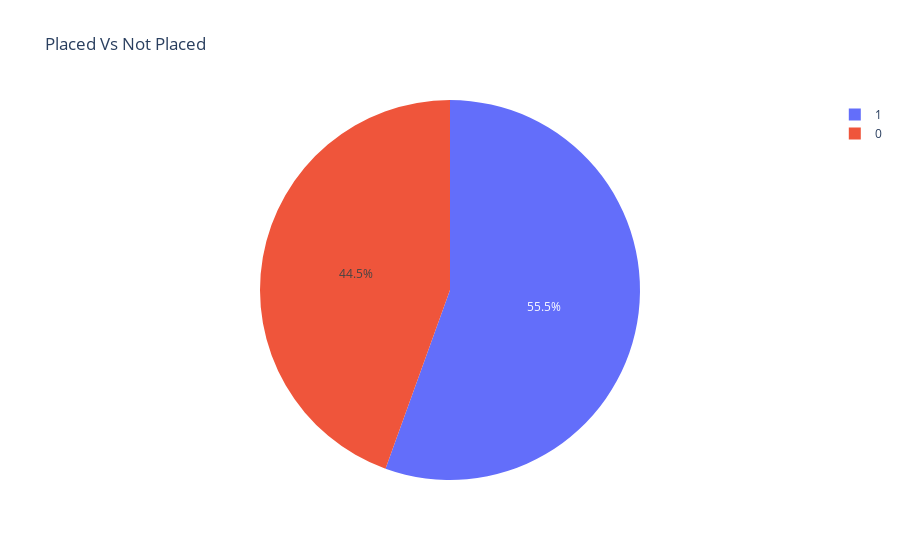

Source (notebook cell):
### Code cell
figure = px.pie(dataframe, values=dataframe['PlacedOrNot'].value_counts().values, names=dataframe['PlacedOrNot'].value_counts().index, title='Placed Vs Not Placed')  
figure.show()

### Figure 1 — Plotly figure (JSON) as saved in the notebook; plotly's stock layout.template omitted (floating-point values rounded to 4 significant figures)
{"data": [{"domain": {"x": [0, 1], "y": [0, 1]}, "hovertemplate": "label=%{label}<br>value=%{value}<extra></extra>", "labels": [1, 0], "legendgroup": "", "name": "", "showlegend": true, "type": "pie", "values": [2739, 2195]}], "layout": {"legend": {"tracegroupgap": 0}, "title": {"text": "Placed Vs Not Placed"}}}
